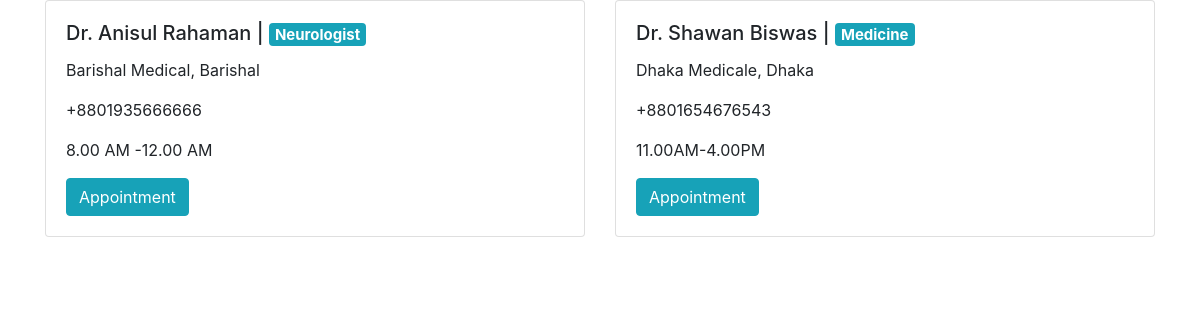
Screenshot of /DoctorsForUser.php?id=2 with the database file from the repository.
### tables this page shows
CREATE TABLE `hospital_doctor` (
  `hdid` int(11) NOT NULL,
  `doctor_id` int(11) DEFAULT NULL,
  `hospital_id` int(11) DEFAULT NULL,
  `start_time` varchar(20) NOT NULL,
  `time_range_start` varchar(10) NOT NULL,
  `end_time` varchar(30) NOT NULL,
  `time_range_end` varchar(10) NOT NULL
);

CREATE TABLE `doctordetails` (
  `id` int(11) NOT NULL,
  `name` varchar(50) NOT NULL,
  `study` varchar(100) NOT NULL,
  `phone` varchar(20) NOT NULL,
  `specalist` varchar(30) DEFAULT NULL,
  `patient_watching_time` int(11) DEFAULT NULL,
  `bmdc_no` varchar(500) DEFAULT NULL
);

### DoctorsForUser.php (the view, shortened to what this page needs)
<?php
include('config.php');
if(isset($_GET['id'])){
	$id=$_GET['id'];
	$result=mysqli_query($db,"SELECT * FROM hospital_doctor INNER JOIN doctordetails ON hospital_doctor.doctor_id=doctordetails.id WHERE hospital_doctor.hospital_id=$id");
}
else echo"no";
?>
<!DOCTYPE html>
<html lang="en">
	<head>
		<link rel="stylesheet" href="./assets/bootstrap.min.css">
	</head>
	<body>
		<div class="container">
			<div class="row">
			<?php while($row=mysqli_fetch_assoc($result)){?>
				<div class="col-sm-6">
					<div class="card">
						<div class="card-body">
							<h5 class="card-title"><?php echo $row['name']?> | <span class="badge badge-info"><?php echo $row['specalist']?></span></h5>
							<p class="card-text"><?php echo $row['study']?></p>
							<p class="card-text"><?php echo $row['phone']?></p>
							<p class="card-text"><?php echo $row['start_time'],$row['time_range_start'],'-', $row['end_time'],$row['time_range_end']?></p>
							<a class="btn btn-info" href="AppointmentForUser.php?id=<?php echo $row['id'];?>">Appointment </a>
						</div>
					</div>
				</div>
			<?php } ?>
			</div>
		</div>
	</body>
</html>

### rows the page displays
hospital_doctor: doctor.name "Dr. Anisul Rahaman", doctor.specalist "Neurologist", doctor.study "Barishal Medical, Barishal", doctor.phone "+8801935666666", start_time "8.00", time_range_start "AM", end_time "12.00", time_range_end "AM"
hospital_doctor: doctor.name "Dr. Shawan Biswas", doctor.specalist "Medicine", doctor.study "Dhaka Medicale, Dhaka", doctor.phone "+8801654676543", start_time "11.00", time_range_start "AM", end_time "4.00", time_range_end "PM"
